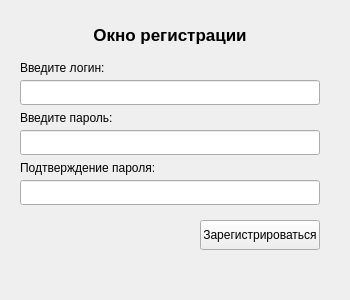
<?xml version="1.0" encoding="UTF-8"?>
<ui version="4.0">
 <class>register_window</class>
 <widget class="QMainWindow" name="register_window">
  <property name="geometry">
   <rect>
    <x>0</x>
    <y>0</y>
    <width>350</width>
    <height>300</height>
   </rect>
  </property>
  <property name="windowTitle">
   <string>MainWindow</string>
  </property>
  <widget class="QWidget" name="centralwidget">
   <widget class="QLabel" name="label_register">
    <property name="geometry">
     <rect>
      <x>80</x>
      <y>20</y>
      <width>180</width>
      <height>30</height>
     </rect>
    </property>
    <property name="font">
     <font>
      <family>Tahoma</family>
      <pointsize>13</pointsize>
      <weight>75</weight>
      <bold>true</bold>
     </font>
    </property>
    <property name="mouseTracking">
     <bool>false</bool>
    </property>
    <property name="text">
     <string>Окно регистрации</string>
    </property>
    <property name="alignment">
     <set>Qt::AlignCenter</set>
    </property>
   </widget>
   <widget class="QLineEdit" name="login_lineedit">
    <property name="geometry">
     <rect>
      <x>20</x>
      <y>80</y>
      <width>300</width>
      <height>25</height>
     </rect>
    </property>
   </widget>
   <widget class="QLabel" name="label_insert_login">
    <property name="geometry">
     <rect>
      <x>20</x>
      <y>60</y>
      <width>100</width>
      <height>15</height>
     </rect>
    </property>
    <property name="font">
     <font>
      <family>Tahoma</family>
      <pointsize>9</pointsize>
     </font>
    </property>
    <property name="text">
     <string>Введите логин:</string>
    </property>
    <property name="alignment">
     <set>Qt::AlignLeading|Qt::AlignLeft|Qt::AlignVCenter</set>
    </property>
   </widget>
   <widget class="QLabel" name="label_insert_pass">
    <property name="geometry">
     <rect>
      <x>20</x>
      <y>110</y>
      <width>100</width>
      <height>15</height>
     </rect>
    </property>
    <property name="font">
     <font>
      <family>Tahoma</family>
      <pointsize>9</pointsize>
     </font>
    </property>
    <property name="text">
     <string>Введите пароль:</string>
    </property>
    <property name="alignment">
     <set>Qt::AlignLeading|Qt::AlignLeft|Qt::AlignVCenter</set>
    </property>
   </widget>
   <widget class="QLineEdit" name="passw_lineedit_2">
    <property name="geometry">
     <rect>
      <x>20</x>
      <y>130</y>
      <width>300</width>
      <height>25</height>
     </rect>
    </property>
    <property name="echoMode">
     <enum>QLineEdit::Password</enum>
    </property>
   </widget>
   <widget class="QLabel" name="label_confirm_pass">
    <property name="geometry">
     <rect>
      <x>20</x>
      <y>160</y>
      <width>150</width>
      <height>15</height>
     </rect>
    </property>
    <property name="font">
     <font>
      <family>Tahoma</family>
      <pointsize>9</pointsize>
     </font>
    </property>
    <property name="text">
     <string>Подтверждение пароля:</string>
    </property>
    <property name="alignment">
     <set>Qt::AlignLeading|Qt::AlignLeft|Qt::AlignVCenter</set>
    </property>
   </widget>
   <widget class="QLineEdit" name="confirm_pass_lineedit">
    <property name="geometry">
     <rect>
      <x>20</x>
      <y>180</y>
      <width>300</width>
      <height>25</height>
     </rect>
    </property>
    <property name="echoMode">
     <enum>QLineEdit::Password</enum>
    </property>
   </widget>
   <widget class="QPushButton" name="register_btn">
    <property name="geometry">
     <rect>
      <x>200</x>
      <y>220</y>
      <width>120</width>
      <height>30</height>
     </rect>
    </property>
    <property name="text">
     <string>Зарегистрироваться</string>
    </property>
   </widget>
  </widget>
 </widget>
 <resources/>
 <connections/>
</ui>
